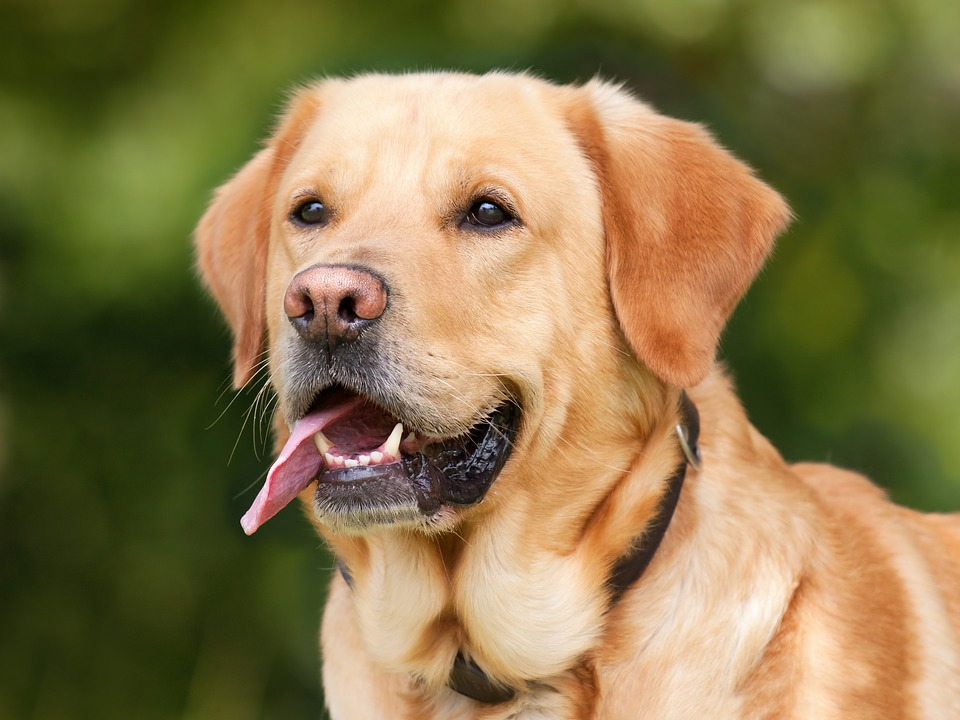
#> input picture Machine Learning A-Z, Hands-On Python In Data Science/9. Deep Learning/2. Convolutional Neural Network/dataset/single_prediction/cat_or_dog_1.jpg, 960 x 720 px, given in place of video, which was not available
$ python Testing_Lab.py
#> lines starting #> are read from the running program, lines starting #| are printed output that depends on the picture; after the words box and inside, x2 and y2 are one past the last pixel; in counts of white or black regions, pixels touching at a corner belong together; pictures that were not available may be replaced by others from this repository, and a replacement may not be noted
import cv2
import numpy as np

# webcam reading
widthImg, hieghtImg = 980, 620
Brightness = 60

url = "http://25.165.92.227:8080/video"

cap = cv2.VideoCapture(url)
cap.set(3, widthImg) # id_3-width
cap.set(4, hieghtImg) # id_4-Height
cap.set(10, Brightness) # id_10- Brightness

# [32 lines left out: function stackImages, not called in this run]

def preProcessing(img):
    imgGray = cv2.cvtColor(img, cv2.COLOR_BGR2GRAY)
    imgBlur = cv2.GaussianBlur(imgGray, (5,5), 1)
    imgCanny = cv2.Canny(imgBlur, 200, 200)
    kernel = np.ones((5,5))
    imgDila = cv2.dilate(imgCanny, kernel, iterations=2, )  # to thicken the edges
    imgThres = cv2.erode(imgDila, kernel, iterations=1)  # to thin the edges
    # [img, imgGray, imgBlur, imgCanny, imgDila, imgThres]
    # imgStack = stackImages(0.5, [[img, imgGray, imgBlur], [imgCanny, imgDila, imgThres]])

    return imgGray, imgBlur, imgCanny, imgDila, imgThres

def getContours(img):
    biggest = np.array([])
    maxArea = 0
    contours, hierarchy = cv2.findContours(img, cv2.RETR_EXTERNAL, cv2.CHAIN_APPROX_NONE)
    for cnt in contours:
        area = cv2.contourArea(cnt)
        # to avoid any noise
        if area>5000:
            # curve length helps us to approximate the corner of shape
            perimeter = cv2.arcLength(cnt, True)
            # corner points count
            approx = cv2.approxPolyDP(cnt, 0.02*perimeter, True)
            if area>maxArea and len(approx)==4:
                biggest = approx
                maxArea = area
    cv2.drawContours(imgContour, biggest, -1, (255,0,0), 15)
    return biggest

def getWrap(img, biggest):
    pts1 = np.float32(biggest)
    pts2 = np.float32([[0,0], [widthImg,0], [0,hieghtImg], [widthImg,hieghtImg]])
    matrix = cv2.getPerspectiveTransform(pts1,pts2)
    imgWrap = cv2.warpPerspective(img, matrix, (widthImg, hieghtImg))

    cv2.imshow('imgwrap', imgWrap)


while True:
    success, img = cap.read()
#> img is the input picture: shape (720, 960, 3); mean B, G, R 76.2, 119.6, 136.3
    img_resized = cv2.resize(img, (widthImg, hieghtImg)) # (Width, Height)
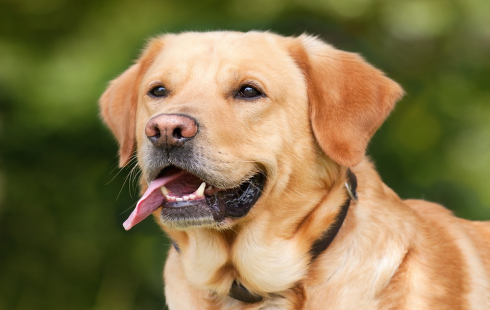
#> img_resized: shape (620, 980, 3) (shown at 1/2 size); mean B, G, R 76.1, 119.5, 136.2
    imgGray, imgBlur, imgCanny, imgDila, imgThres = preProcessing(img_resized)
#> in preProcessing, `imgGray = cv2.cvtColor(img, cv2.COLOR_BGR2GRAY)`:
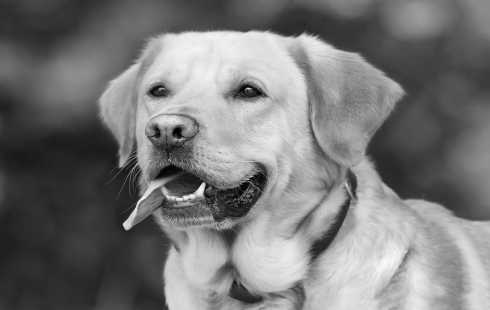
#> imgGray: shape (620, 980) (shown at 1/2 size); min 0, max 250, mean 119.6
#> in preProcessing, `imgCanny = cv2.Canny(imgBlur, 200, 200)`:
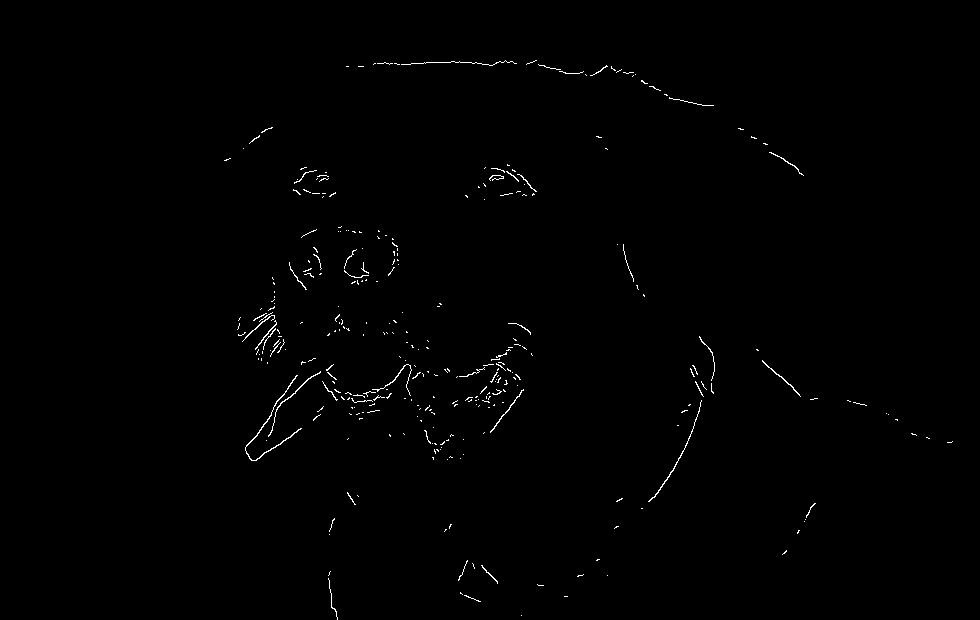
#> imgCanny: shape (620, 980); 0.57% white in thin lines or dots, all inside (x1, y1, x2, y2) = (224, 60, 953, 620)
#> in preProcessing, `imgDila = cv2.dilate(imgCanny, kernel, iterations=2, )`:
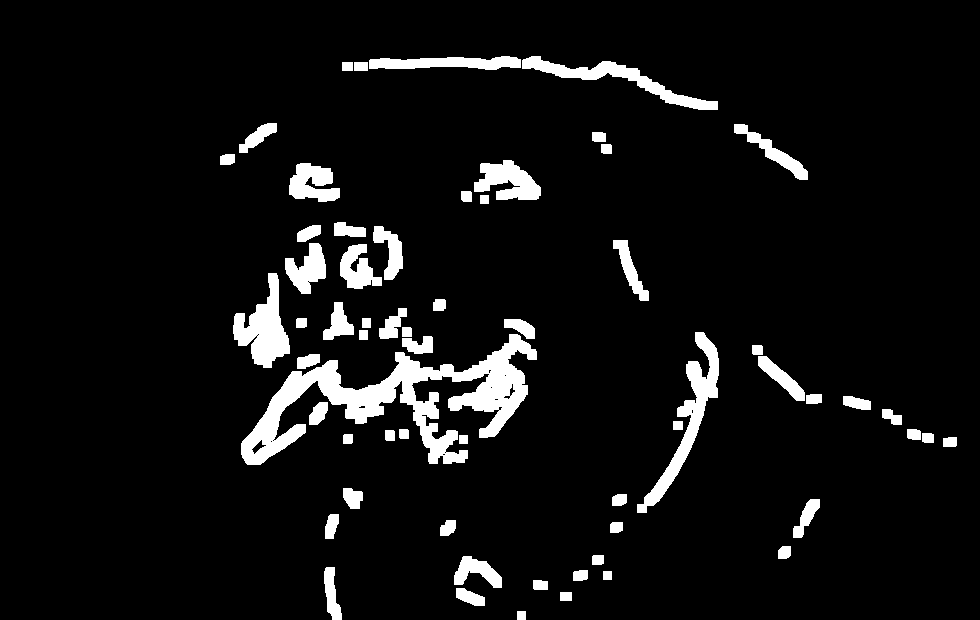
#> imgDila: shape (620, 980); 6.8% white; 62 white regions, largest, box (x1, y1, x2, y2) and area: (241, 334, 537, 465) 12191, (637, 332, 719, 513) 3059, (233, 273, 290, 368) 2662
#> in preProcessing, `imgThres = cv2.erode(imgDila, kernel, iterations=1)`:
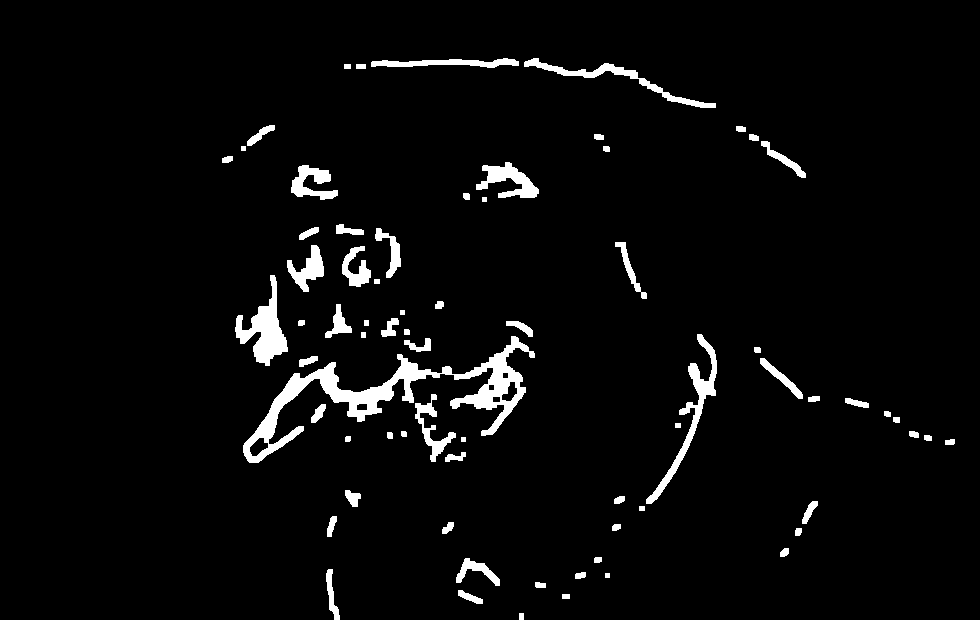
#> imgThres: shape (620, 980); 3.9% white; 72 white regions
    imgContour = img_resized.copy()
    biggest = getContours(imgThres) # Image Threshold
#> in getContours, `contours, hierarchy = cv2.findContours(img, cv2.RETR_EXTERNAL, cv2.CHA..`: contours = 72 contours, 5 with area under 20; largest, box (x1, y1, x2, y2) and area: (243, 336, 535, 463) 6766, (235, 275, 288, 366) 1764, (646, 334, 717, 504) 1476, (524, 58, 716, 108) 1062, (476, 162, 539, 198) 951
#> the loop in getContours, `for cnt in contours:` made 72 passes
#> (area, perimeter) on pass 38: (6766, 1389)
#> after the loop in getContours, `for cnt in contours:`: biggest = empty array; maxArea = 0
#> biggest = empty array

    getWrap(img_resized, biggest)
#> (the run stopped early here; a loop or call above may not have finished)

$ run again, on Machine Learning A-Z, Hands-On Python In Data Science/9. Deep Learning/2. Convolutional Neural Network/dataset/single_prediction/cat_or_dog_2.jpg
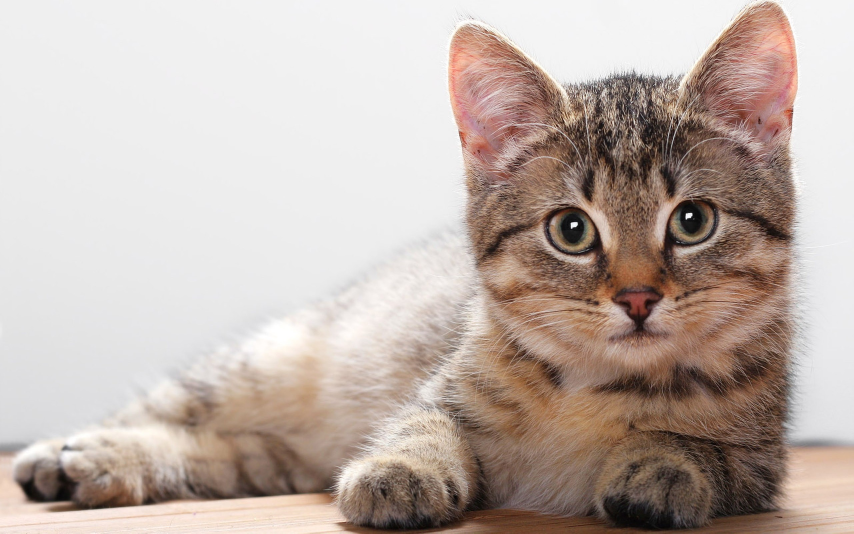
#> input picture Machine Learning A-Z, Hands-On Python In Data Science/9. Deep Learning/2. Convolutional Neural Network/dataset/single_prediction/cat_or_dog_2.jpg, 2560 x 1600 px, given in place of video, which was not available (shown at 1/3 size)
#> img is the input picture: shape (1600, 2560, 3); mean B, G, R 170.1, 177.4, 191.5
#> in preProcessing, `imgCanny = cv2.Canny(imgBlur, 200, 200)`:
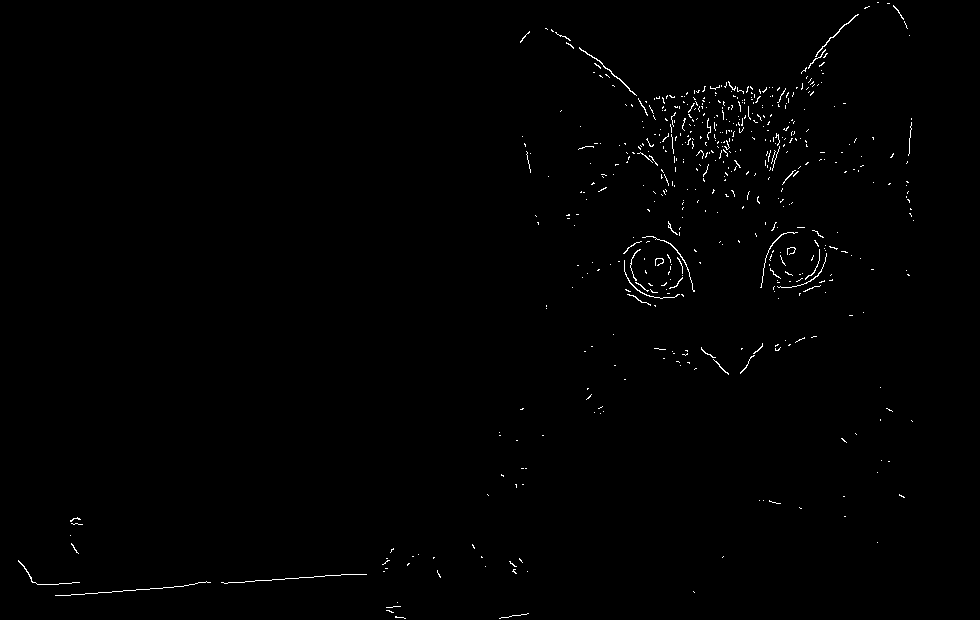
#> imgCanny: shape (620, 980); 0.64% white in thin lines or dots
#> imgDila: shape (620, 980); 8.4% white; 89 white regions, largest, box (x1, y1, x2, y2) and area: (541, 0, 914, 216) 19651, (606, 217, 699, 311) 4844, (756, 218, 865, 303) 4770
#> in preProcessing, `imgThres = cv2.erode(imgDila, kernel, iterations=1)`:
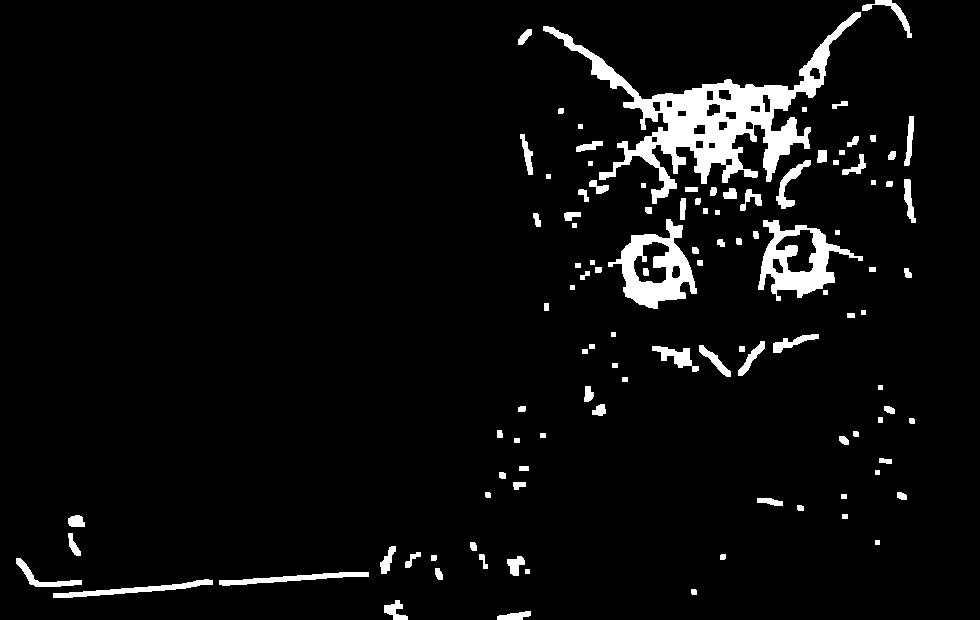
#> imgThres: shape (620, 980); 5% white; 109 white regions
#> contours = 108 contours, 18 with area under 20; largest, box (x1, y1, x2, y2) and area: (543, 12, 861, 204) 12914, (608, 219, 697, 309) 4171, (758, 220, 863, 301) 4006, (53, 579, 213, 598) 693, (219, 572, 369, 586) 636
#> the loop in getContours, `for cnt in contours:` made 108 passes
#> (area, perimeter) on pass 107: (12913.5, 1958.9)
#> after the loop in getContours, `for cnt in contours:`: biggest = empty array; maxArea = 0
#> `biggest = getContours(imgThres)`: biggest = empty array

$ run again, on Machine Learning A-Z, Hands-On Python In Data Science/9. Deep Learning/2. Convolutional Neural Network/dataset/single_prediction/kashi_cat.jpg
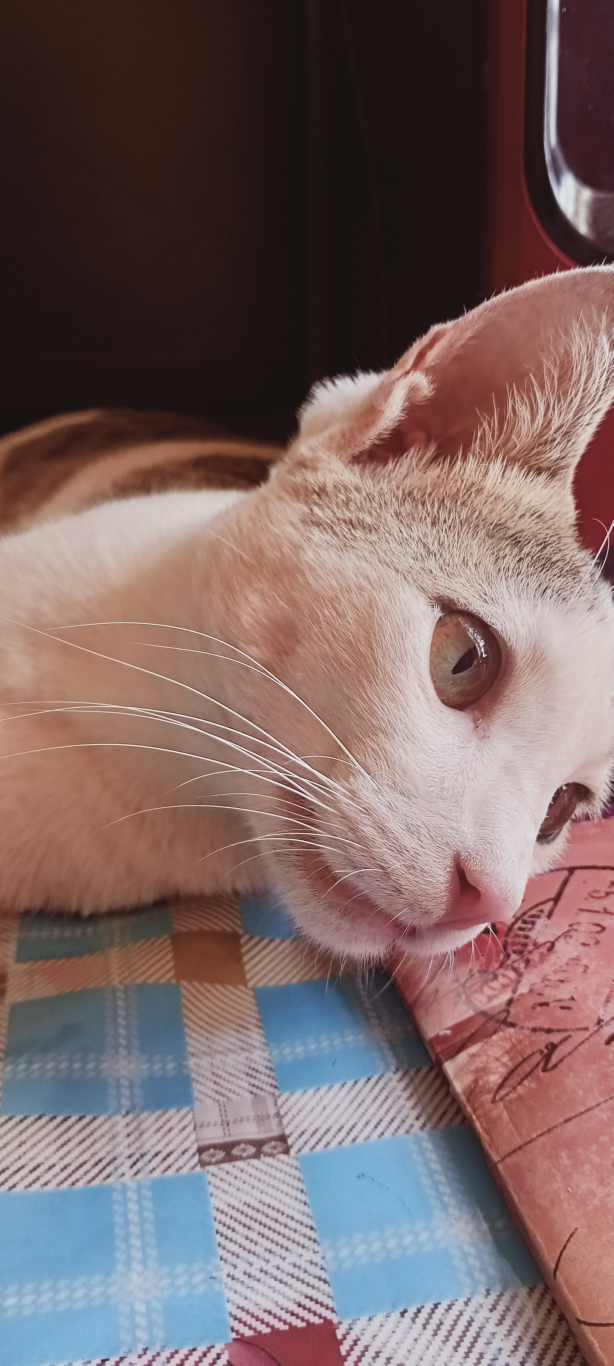
#> input picture Machine Learning A-Z, Hands-On Python In Data Science/9. Deep Learning/2. Convolutional Neural Network/dataset/single_prediction/kashi_cat.jpg, 1840 x 4096 px, given in place of video, which was not available (shown at 1/3 size)
#> img is the input picture: shape (4096, 1840, 3); mean B, G, R 100.9, 101.8, 123.1
#> in preProcessing, `imgCanny = cv2.Canny(imgBlur, 200, 200)`:
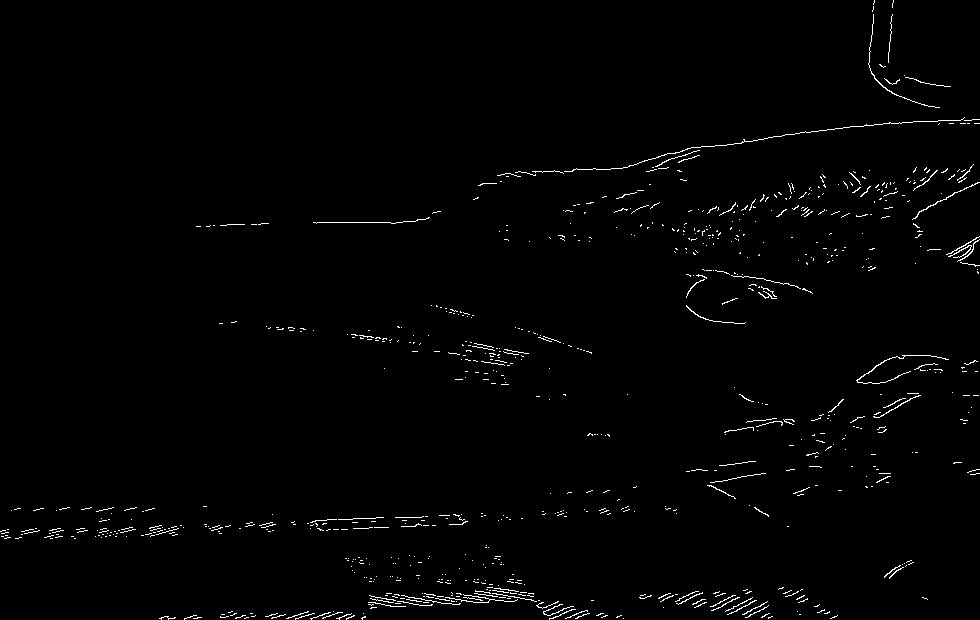
#> imgCanny: shape (620, 980); 1.2% white in thin lines or dots
#> imgDila: shape (620, 980); 13.2% white; 112 white regions, largest, box (x1, y1, x2, y2) and area: (261, 570, 628, 620) 7014, (474, 113, 980, 190) 6412, (834, 160, 980, 278) 6218
#> in preProcessing, `imgThres = cv2.erode(imgDila, kernel, iterations=1)`:
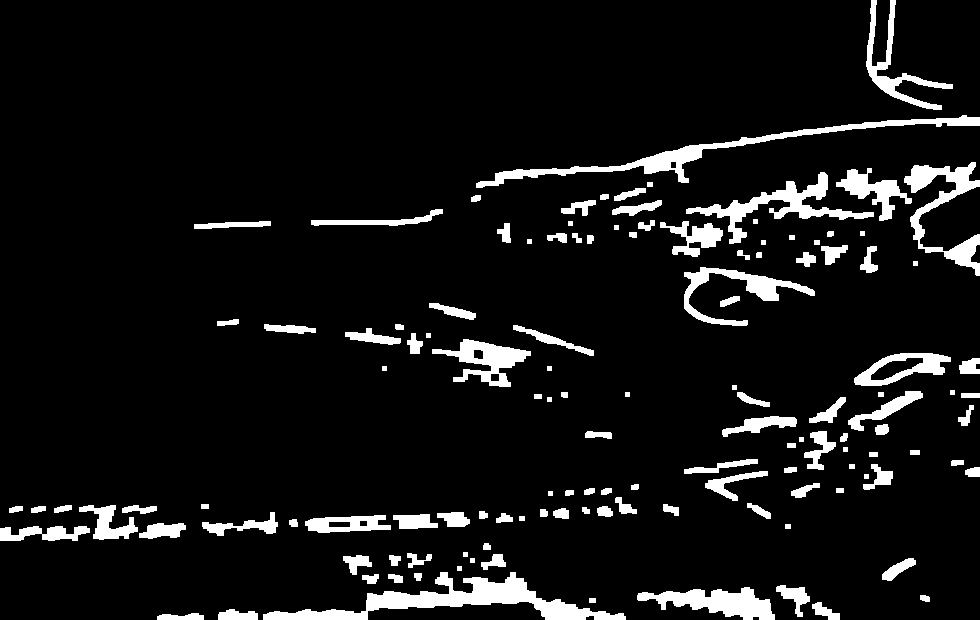
#> imgThres: shape (620, 980); 7.9% white; 131 white regions
#> contours = 131 contours, 21 with area under 20; largest, box (x1, y1, x2, y2) and area: (263, 572, 626, 620) 4862, (476, 115, 980, 188) 3396, (686, 172, 874, 244) 2440, (904, 162, 980, 276) 2394, (637, 587, 775, 620) 2206
#> the loop in getContours, `for cnt in contours:` made 131 passes
#> area on passes 1 to 8: 203, 292.5, 215, 24, 44, 2206, 408.5, 78.5
#> after the loop in getContours, `for cnt in contours:`: biggest = empty array; maxArea = 0
#> `biggest = getContours(imgThres)`: biggest = empty array
